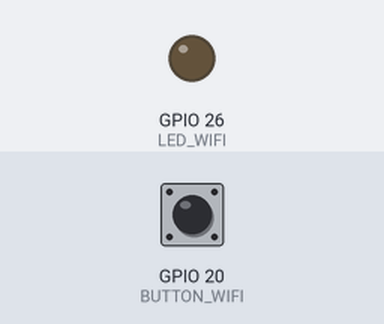
A program run on a simulated Raspberry Pi (BCM pin numbers). Shown: output pins drawn as LEDs (lit = HIGH). Inputs (shaded band) come from the test bench; at power-on: GPIO 20 (BUTTON_WIFI) LOW.

Above: at 1.2 s.
1.3 s: GPIO 20 (BUTTON_WIFI) pulled HIGH for 0.6 s
At 1.9 s:
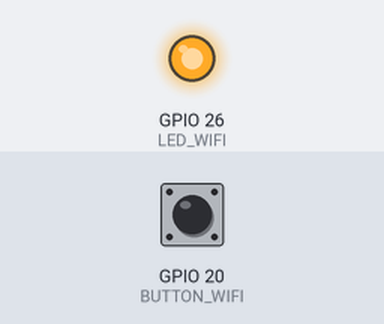
3.5 s: GPIO 20 (BUTTON_WIFI) pulled HIGH for 3.2 s
At 7.3 s:
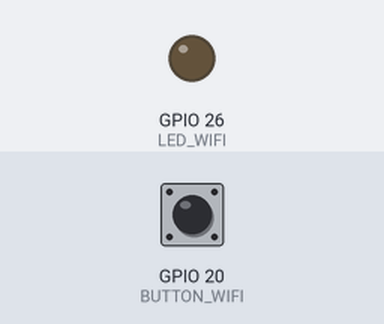
Timing chart, 0 to 8.8 s (numbered marks = the images above; inputs shaded):
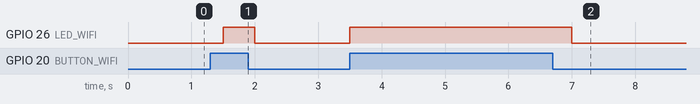

Measured:
- after the input at 1.3 s, GPIO 26 (LED_WIFI): LOW → HIGH after 0.20 s, → LOW 0.50 s later
- after the input at 3.5 s, GPIO 26 (LED_WIFI): LOW → HIGH at once, → LOW 3.5 s later

The program:

wifi-config-button.py
```python
#!/usr/bin/env python

import commands
import RPi.GPIO as GPIO
from time import sleep

BUTTON_WIFI = 20

LED_WIFI = 26

WAIT_TIME = 0.5

GPIO.setmode(GPIO.BCM)
GPIO.setup(LED_WIFI, GPIO.OUT)
GPIO.setup(BUTTON_WIFI, GPIO.IN)

cnt = 0

try:
    while True:
        if GPIO.input(BUTTON_WIFI) == GPIO.HIGH:
            GPIO.output(LED_WIFI, GPIO.HIGH)
            cnt += WAIT_TIME
            if cnt >= 5:
                commands.getoutput("echo 1 > /home/pi/raspberrypi-wifi-config-script/wifi-config-sequence")
                commands.getoutput("/home/pi/raspberrypi-wifi-config-script/check-wifi-config-sequence.sh")
        else:
            cnt = 0
            GPIO.output(LED_WIFI, GPIO.LOW)

        sleep(WAIT_TIME)

except KeyboardInterrupt:
    pass

GPIO.cleanup()
```
